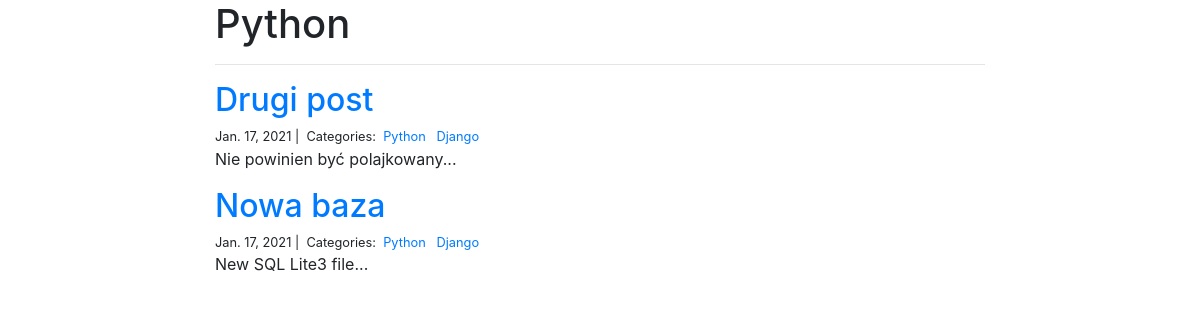
The page /Python/ on the database its author committed.
### my_blog/models.py (models this page shows, shortened)
class Category(models.Model):
    name = models.CharField(max_length=20)

@python_2_unicode_compatible
class Post(models.Model):
    title = models.CharField(max_length=255)
    body = models.TextField()
    created_on = models.DateTimeField(auto_now_add=True)
    last_modified = models.DateTimeField(auto_now=True)
    categories = models.ManyToManyField('Category', related_name='posts')
    liked = models.IntegerField(default=0)
    slug = models.SlugField(unique=True, max_length=100, default='', blank=True, editable=False)
    hit_count_generic = GenericRelation(HitCount, object_id_field='object_pk',
                                        related_query_name='hit_count_generic_relation')

### my_blog/views.py (the view)
# urls.py: path("<category>/", views.blog_category, name="blog_category"),
def blog_category(request, category):
    posts = Post.objects.filter(
        categories__name__contains=category
    ).order_by(
        '-created_on'
    )
    context = {
        "category": category,
        "posts": posts
    }
    return render(request, "blog_category.html", context)

### my_blog/templates/blog_category.html
{% extends "base.html" %}
{% block page_content %}
<div class="col-md-8 offset-md-2">
    <h1>{{ category | title }}</h1>
    <hr>
    {% for post in posts %}
        <h2><a href="{% url 'blog_detail' post.pk%}">{{ post.title }}</a></h2>
        <small>
            {{ post.created_on.date }} |&nbsp;
            Categories:&nbsp;
            {% for category in post.categories.all %}
            <a href="{% url 'blog_category' category.name %}">
                {{ category.name }}
            </a>&nbsp;
            {% endfor %}
        </small>
        <p>{{ post.body | slice:":400" }}...</p>
    {% endfor %}
</div>
{% endblock %}

### rows shown on the page
Category: name "Python"
Post: title "Drugi post", created_on "Jan. 17, 2021", body "Nie powinien być polajkowany"
Category: name "Django"
Post: title "Nowa baza", created_on "Jan. 17, 2021", body "New SQL Lite3 file"
